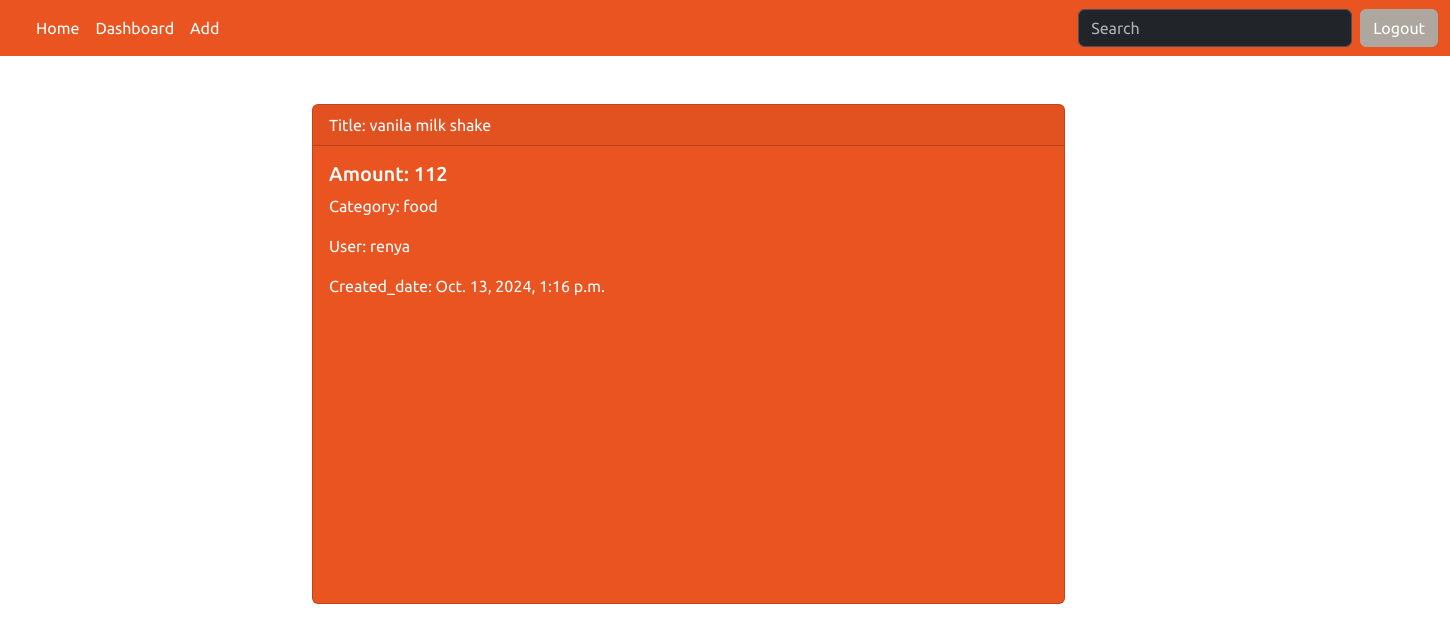
The page /expense/3/detail (signed in) on the database its author committed.
### budget/models.py (models this page shows, shortened)
class Expense(models.Model):
    title=models.CharField(max_length=200)
    amount=models.PositiveBigIntegerField()
    created_date=models.DateTimeField(auto_now_add=True)
    category_choices=(
        ("food","food"),
        ("travel","travel"),
        ("health","health"),
        ("others","others")
    )
    category=models.CharField(max_length=200,choices=category_choices,default="others")
    user=models.ForeignKey(User,on_delete=models.CASCADE)

### budget/views.py (the view)
# urls.py: path('expense/<int:pk>/detail',views.ExpenseDetailView.as_view(),name="expense-detail"),
@method_decorator(decs,name="dispatch")
class ExpenseDetailView(View):
    def get(self,request,*args,**kwargs):
        id=kwargs.get("pk")
        data=Expense.objects.get(id=id)
        return render(request,"expense_detail.html",{"obj":data})

### budget/templates/expense_detail.html
{%extends 'base.html'%}
{%block main_block%}
<div class="container mt-5" style="margin-left: 300px;">
    <div class="row">
        <div class="col-10">
            <div class="card text-white bg-primary mb-3" style="max-width: 70%;height: 500px;">
                <div class="card-header">Title: {{obj.title}}</div>
                <div class="card-body">
                  <h5 class="card-title">Amount: {{obj.amount}}</h5>
                  <p class="card-text">Category: {{obj.category}}</p>
                  <p class="card-text">User: {{obj.user}}</p>
                  <p class="card-text">Created_date: {{obj.created_date}}</p>
                </div>
              </div>
        </div>
    </div>
</div>
{%endblock%}

### rows shown on the page
Expense: title "vanila milk shake", amount "112", category "food", user "renya", created_date "Oct. 13, 2024, 1:16 p.m."
